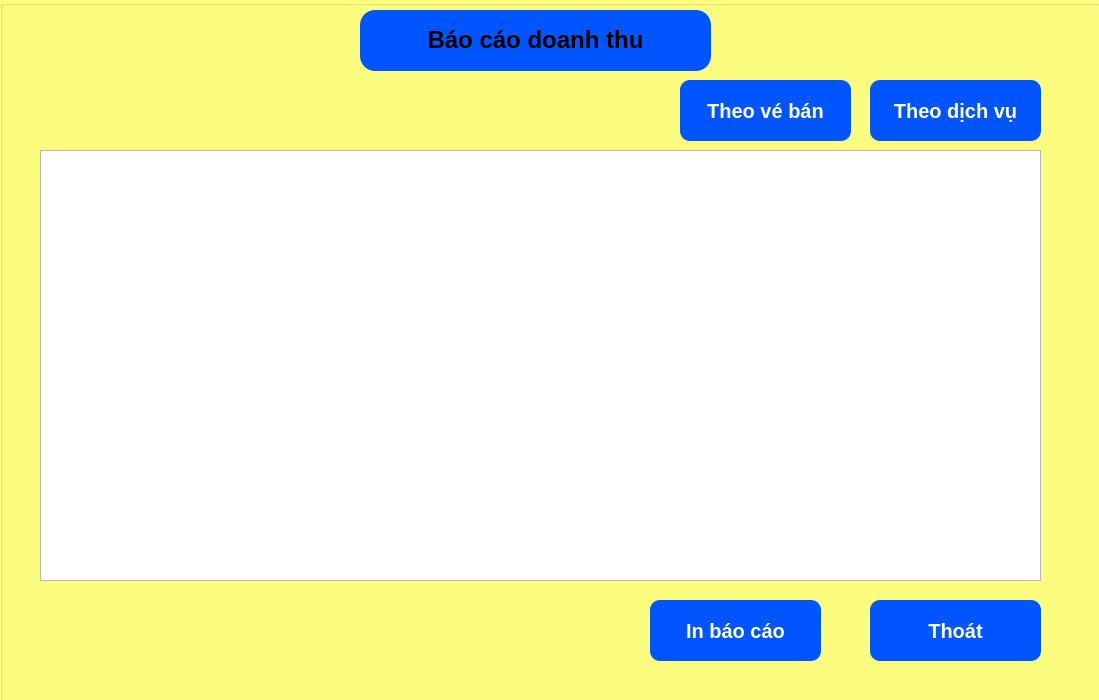
<?xml version="1.0" encoding="UTF-8"?>
<ui version="4.0">
 <class>MainWindow</class>
 <widget class="QMainWindow" name="MainWindow">
  <property name="geometry">
   <rect>
    <x>0</x>
    <y>0</y>
    <width>1099</width>
    <height>700</height>
   </rect>
  </property>
  <property name="windowTitle">
   <string>Báo cáo doanh thu</string>
  </property>
  <widget class="QWidget" name="centralwidget">
   <widget class="QGroupBox" name="groupBox">
    <property name="geometry">
     <rect>
      <x>0</x>
      <y>0</y>
      <width>1101</width>
      <height>721</height>
     </rect>
    </property>
    <property name="styleSheet">
     <string notr="true">QGroupBox{
	background-color:rgb(255, 255, 127);
}</string>
    </property>
    <property name="title">
     <string/>
    </property>
    <widget class="QGroupBox" name="groupBox_2">
     <property name="geometry">
      <rect>
       <x>360</x>
       <y>10</y>
       <width>351</width>
       <height>61</height>
      </rect>
     </property>
     <property name="styleSheet">
      <string notr="true">QGroupBox{
	background-color:rgb(0, 85, 255);
	border-radius: 15px;
}</string>
     </property>
     <property name="title">
      <string/>
     </property>
     <widget class="QLabel" name="label_3">
      <property name="geometry">
       <rect>
        <x>0</x>
        <y>0</y>
        <width>351</width>
        <height>61</height>
       </rect>
      </property>
      <property name="text">
       <string>&lt;html&gt;&lt;head/&gt;&lt;body&gt;&lt;p align=&quot;center&quot;&gt;&lt;span style=&quot; font-size:18pt; font-weight:600;&quot;&gt;Báo cáo doanh thu&lt;/span&gt;&lt;/p&gt;&lt;/body&gt;&lt;/html&gt;</string>
      </property>
     </widget>
    </widget>
    <widget class="QPushButton" name="btnInbaocao">
     <property name="geometry">
      <rect>
       <x>650</x>
       <y>600</y>
       <width>171</width>
       <height>61</height>
      </rect>
     </property>
     <property name="styleSheet">
      <string notr="true">QPushButton{
	font-size: 20px;
    border-radius: 10px;
	background-color: rgb(0, 85, 255);
	color:rgb(255, 255, 255);
	font-weight: bold;
}
QPushButton:hover{
	background-color: rgb(0, 170, 255);
	cursor: pointer;
}</string>
     </property>
     <property name="text">
      <string>In báo cáo</string>
     </property>
    </widget>
    <widget class="QPushButton" name="btnThoatb">
     <property name="geometry">
      <rect>
       <x>870</x>
       <y>600</y>
       <width>171</width>
       <height>61</height>
      </rect>
     </property>
     <property name="styleSheet">
      <string notr="true">QPushButton{
	font-size: 20px;
    border-radius: 10px;
	background-color: rgb(0, 85, 255);
	color:rgb(255, 255, 255);
	font-weight: bold;
}
QPushButton:hover{
	background-color: rgb(0, 170, 255);
	cursor: pointer;
}</string>
     </property>
     <property name="text">
      <string>Thoát</string>
     </property>
    </widget>
    <widget class="QTableWidget" name="tableWidget">
     <property name="geometry">
      <rect>
       <x>40</x>
       <y>150</y>
       <width>1001</width>
       <height>431</height>
      </rect>
     </property>
    </widget>
    <widget class="QPushButton" name="btnTheoVeBan">
     <property name="geometry">
      <rect>
       <x>680</x>
       <y>80</y>
       <width>171</width>
       <height>61</height>
      </rect>
     </property>
     <property name="styleSheet">
      <string notr="true">QPushButton{
	font-size: 20px;
    border-radius: 10px;
	background-color: rgb(0, 85, 255);
	color:rgb(255, 255, 255);
	font-weight: bold;
}
QPushButton:hover{
	background-color: rgb(0, 170, 255);
	cursor: pointer;
}</string>
     </property>
     <property name="text">
      <string>Theo vé bán</string>
     </property>
    </widget>
    <widget class="QPushButton" name="btnTheoDichVu">
     <property name="geometry">
      <rect>
       <x>870</x>
       <y>80</y>
       <width>171</width>
       <height>61</height>
      </rect>
     </property>
     <property name="styleSheet">
      <string notr="true">QPushButton{
	font-size: 20px;
    border-radius: 10px;
	background-color: rgb(0, 85, 255);
	color:rgb(255, 255, 255);
	font-weight: bold;
}
QPushButton:hover{
	background-color: rgb(0, 170, 255);
	cursor: pointer;
}</string>
     </property>
     <property name="text">
      <string>Theo dịch vụ</string>
     </property>
    </widget>
   </widget>
  </widget>
 </widget>
 <resources/>
 <connections/>
</ui>
